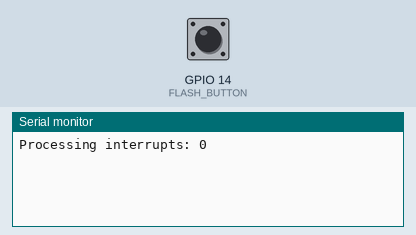
A sketch run on a simulated ESP8266 (NodeMCU). Shown: the last lines printed to the serial monitor. The test bench sets the inputs (shaded band); at power-on: GPIO 14 (FLASH_BUTTON) HIGH.

Above: at 1.2 s.
1.3 s: GPIO 14 (FLASH_BUTTON) pulled LOW for 0.15 s
2.9 s: GPIO 14 (FLASH_BUTTON) pulled LOW for 1 s
At 3.9 s:
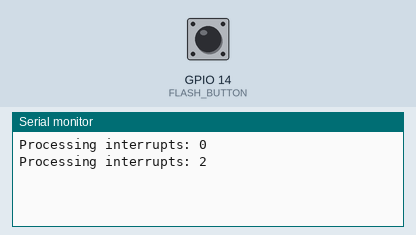
5.4 s: GPIO 14 (FLASH_BUTTON) pulled LOW for 0.15 s
At 7.4 s:
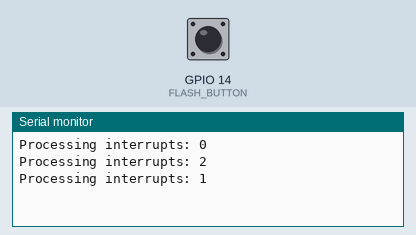
Timing chart, 0 to 8.9 s (numbered marks = the images above; inputs shaded):
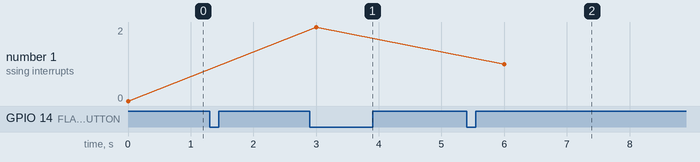

Measured:
- after the input at 2.9 s, the serial monitor: prints a new line after 0.10 s (image 1)
- after the input at 5.4 s, the serial monitor: prints a new line after 0.60 s (image 2)
- plotted number 1: 0 → 2 after the input at 2.9 s

The sketch:

04_Interrupts.ino
```cpp
#define FLASH_BUTTON 14

volatile int unprocessed_interrupts;

void setup() {

  pinMode(FLASH_BUTTON,INPUT_PULLUP);
  attachInterrupt(digitalPinToInterrupt(FLASH_BUTTON), handleInterrupt, FALLING);

  Serial.begin(115200L);
}

 ICACHE_RAM_ATTR void handleInterrupt() {
  unprocessed_interrupts++;
}

void loop() {

  Serial.println("Processing interrupts: " + String(unprocessed_interrupts));
  unprocessed_interrupts = 0;

  delay(3000);
}
```
